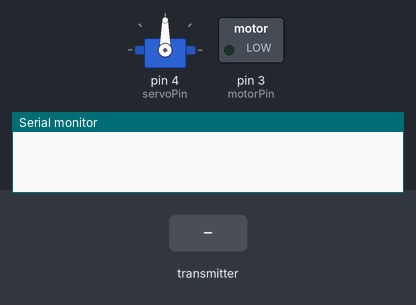
The sketch below on a simulated Arduino Uno, built with avr-gcc and run on an emulated ATmega328P. On the bench: servo, switched loads named in the sketch (green lamp = pin HIGH), the last lines printed to the serial monitor. The inputs (shaded band) are chosen by the test bench. No radio packets arrive unless stated.

Above: at 1.2 s.
1.3 s: the transmitter starts sending throttleValue = 0
At 2.5 s:
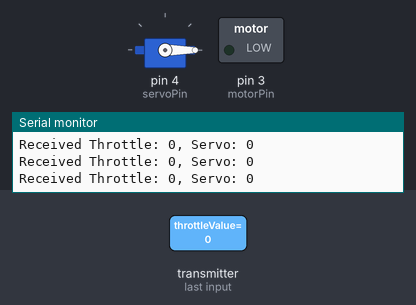
2.8 s: the transmitter starts sending servoValue = 45
At 3.9 s:
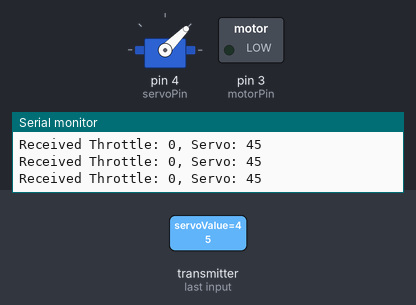
4.3 s: the transmitter starts sending throttleValue = 256
At 5.0 s:
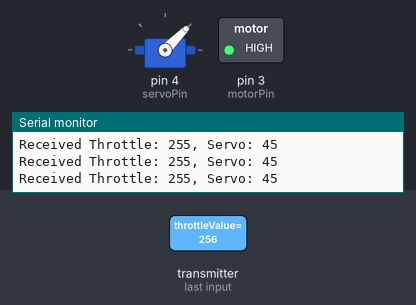
5.8 s: the transmitter starts sending servoValue = 0
At 6.1 s:
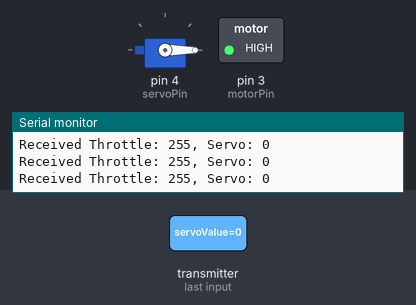
7.3 s: the transmitter starts sending servoValue = 90
At 8.5 s:
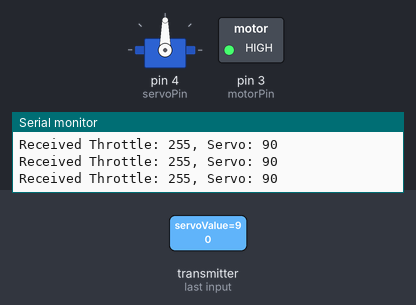
8.8 s: the transmitter starts sending servoValue = 180
At 9.7 s:
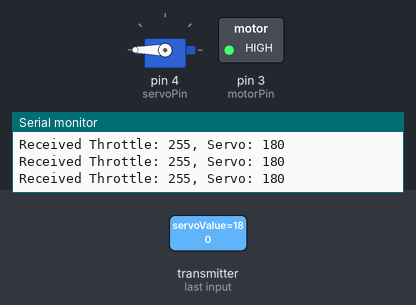
Timing chart, 0 to 11.3 s (numbered marks = the images above; inputs shaded):
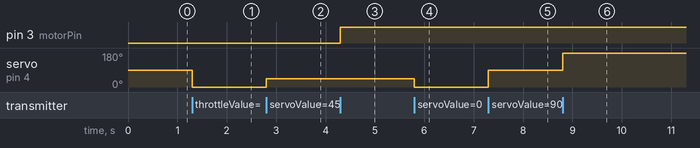

Measured:
- after the input at 1.3 s, servo on pin 4 (servoPin): 90° → 0° at once
- after the input at 2.8 s, servo on pin 4 (servoPin): 0° → 45° at once
- after the input at 4.3 s, pin 3 (motorPin): LOW → HIGH at once
- after the input at 5.8 s, servo on pin 4 (servoPin): 45° → 0° at once
- after the input at 7.3 s, servo on pin 4 (servoPin): 0° → 90° at once
- after the input at 8.8 s, servo on pin 4 (servoPin): 90° → 180° at once

The sketch:

1bldc_1servo_rec.ino
```cpp
#include <SPI.h>
#include <nRF24L01.h>
#include <RF24.h>
#include <Servo.h>

// Create an RF24 object
RF24 radio(9, 10); // CE, CSN pins

// Address for communication
const byte address[6] = "00001";

const int motorPin = 3; // Pin connected to the BLDC ESC (D3)
const int servoPin = 4; // Pin connected to the servo (D4)

Servo myServo; // Create a servo object

struct DataPacket {
  int throttleValue; // Throttle for the motor
  int servoValue;    // Servo control value
};

DataPacket data; // Data structure to receive

void setup() {
  Serial.begin(9600);
  radio.begin();
  radio.openReadingPipe(0, address);
  radio.setPALevel(RF24_PA_MIN);
  radio.startListening();

  pinMode(motorPin, OUTPUT);
  analogWrite(motorPin, 0); // Initialize motor to 0 speed

  myServo.attach(servoPin); // Attach servo to D4
  myServo.write(90);        // Initialize servo to center position
}

void loop() {
  if (radio.available()) {
    radio.read(&data, sizeof(data)); // Receive the data packet

    // Throttle for the motor
    int throttleValue = constrain(data.throttleValue, 0, 255);
    analogWrite(motorPin, throttleValue);

    // Servo control
    int servoValue = constrain(data.servoValue, 0, 180);
    myServo.write(servoValue);

    Serial.print("Received Throttle: ");
    Serial.print(throttleValue);
    Serial.print(", Servo: ");
    Serial.println(servoValue);
  }
}
```
